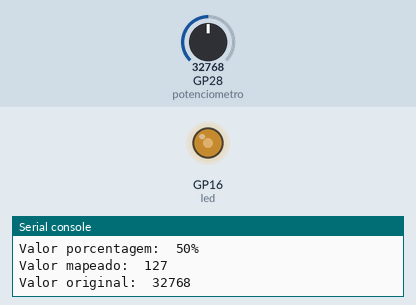
This program was run on a simulated Raspberry Pi Pico running MicroPython. On the bench: output pins drawn as LEDs (lit = HIGH), the last lines printed to the serial console. The inputs (shaded band) are chosen by the test bench; at power-on: GP28 (potenciometro) = 32768 (analog values on the 0–65535 scale).

Above: at 1.2 s.
1.3 s: GP28 (potenciometro) set to 45874
At 2.5 s:
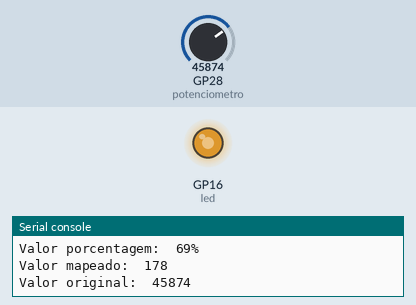
3.6 s: GP28 (potenciometro) set to 57670
At 5.7 s:
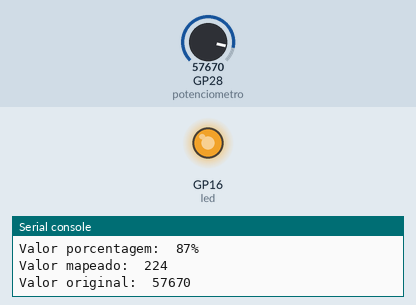
6.0 s: GP28 (potenciometro) set to 7864
At 7.6 s:
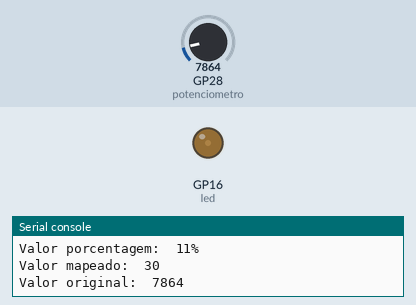
Timing chart, 0 to 9.1 s (numbered marks = the images above; inputs shaded):
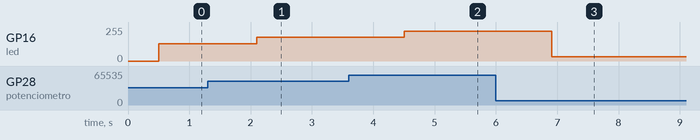

Measured:
- after the input at 1.3 s, GP16 (led): 128/255 → 178/255 after 0.80 s
- after the input at 3.6 s, GP16 (led): 178/255 → 224/255 after 0.91 s
- after the input at 6.0 s, GP16 (led): 224/255 → 31/255 after 0.91 s

The program:

pot_PWM_MAP.py
```python
from machine import Pin, ADC, PWM
from utime import sleep

potenciometro = ADC(28)
led = PWM(Pin(16))
led.freq(1000)

led.duty_u16(0)

while True:
    #Variável guardando o valo real do potenciometro
    valor = potenciometro.read_u16()
    print("Valor original: ", valor)
    sleep(0.5)

    #Tranfromando/convertendo leitura ADC para porcentagem
    porcentagem_valor = int((valor * 100) / 65535)

    #print("Valor %: ", porcentagem_valor)
    print(f"Valor porcentagem:  {porcentagem_valor}%")

    #Cpnvertendo para modelo de mapeamento - FUNÇÃO MAP
    def mapear(leitura_potenciometro, in_min, in_max, out_min, out_max):
        return int((leitura_potenciometro - in_min) * (out_max - out_min) / (in_max - in_min) + out_min)

    valor_mapeado = mapear(valor, 0, 65535, 0, 255)
    print(f"Valor mapeado: ", valor_mapeado)

    led.duty_u16(valor)
    sleep(0.3)
```
